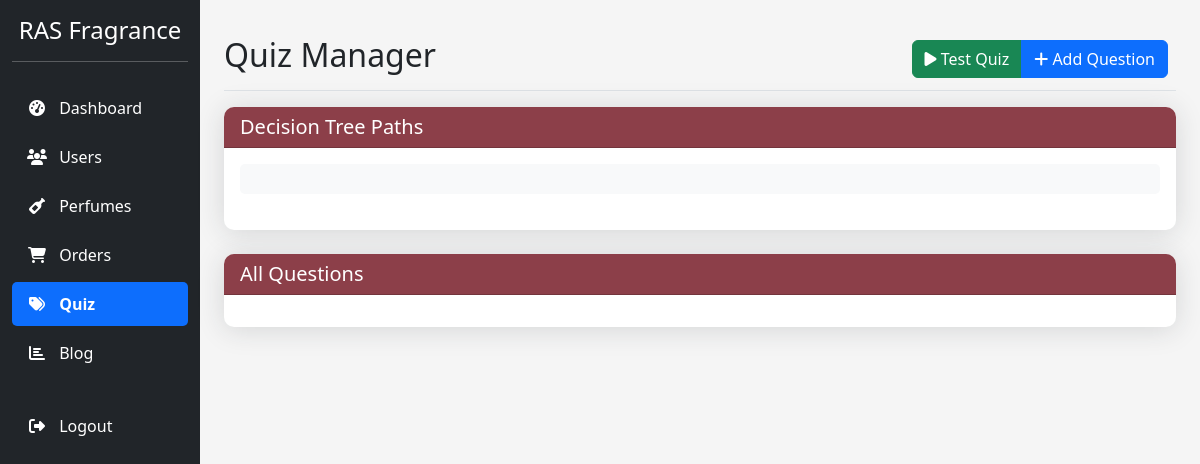
Page /manage_quiz.php on the earlier database version.
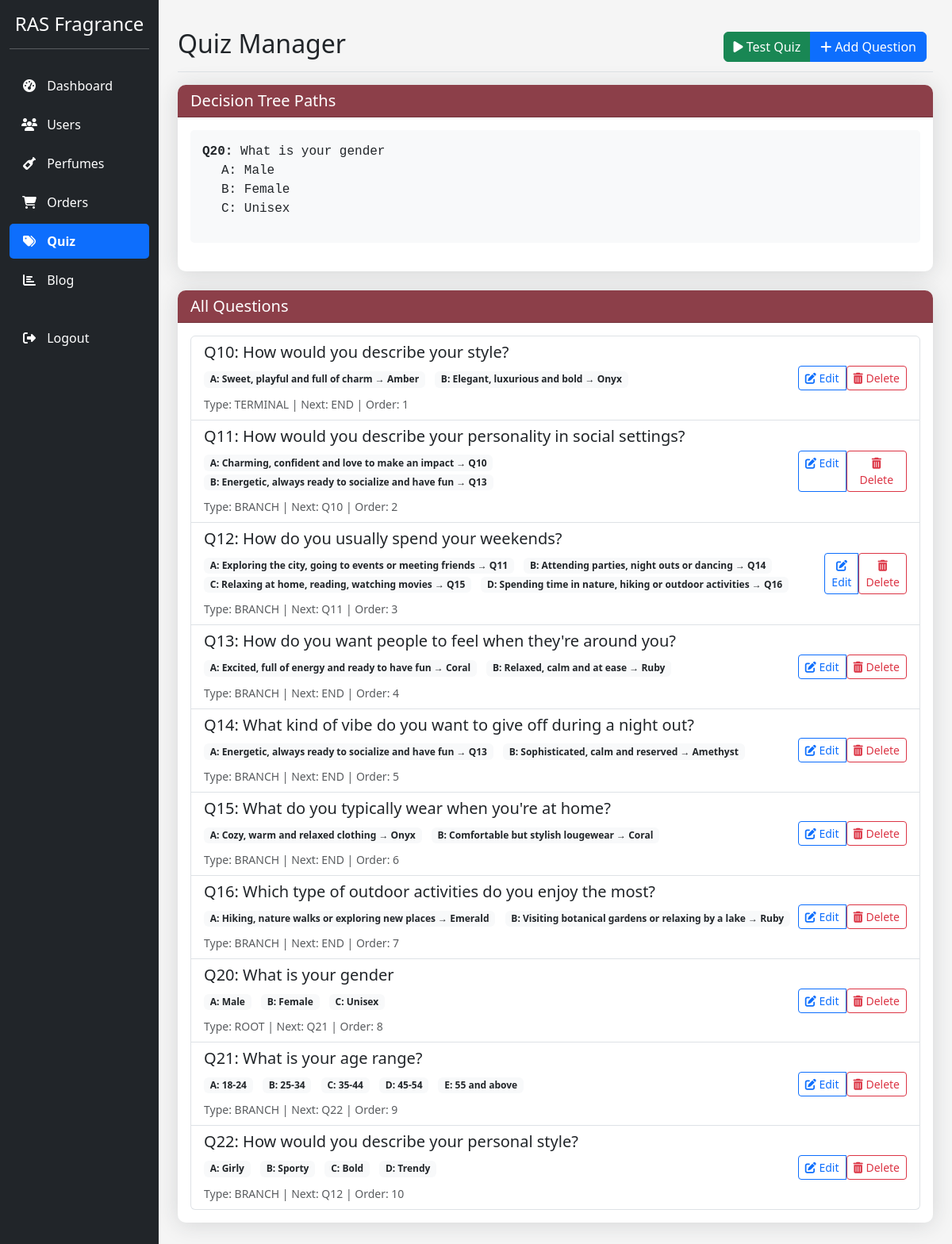
Same page on the later database version.
### tables this page shows
CREATE TABLE `perfume_quiz` (
  `id` int(11) NOT NULL,
  `question` text NOT NULL,
  `answers` longtext NOT NULL CHECK (json_valid(`answers`)),
  `is_active` tinyint(1) DEFAULT 1,
  `sort_order` int(11) DEFAULT 0,
  `question_type` enum('root','branch','terminal') DEFAULT 'branch',
  `next_question_id` int(11) DEFAULT NULL
);

### manage_quiz.php (the view, shortened to what the rows shown need)
<?php
require_once 'db_connection.php';
$questions = [];
$result = $conn->query("SELECT * FROM perfume_quiz ORDER BY sort_order");
if ($result) {
    while ($row = $result->fetch_assoc()) {
        $questions[] = $row;
    }
}
?>
<!DOCTYPE html>
<html lang="en">
<head>
    <link href="https://cdn.jsdelivr.net/npm/bootstrap@5.3.0/dist/css/bootstrap.min.css" rel="stylesheet">
    <link rel="stylesheet" href="https://cdnjs.cloudflare.com/ajax/libs/font-awesome/6.4.0/css/all.min.css">
</head>
<body>
    <div class="container-fluid">
        <div class="row">
            <main class="col-md-9 ms-sm-auto col-lg-10 px-md-4 main-content">
                <div class="d-flex justify-content-between flex-wrap flex-md-nowrap align-items-center pt-3 pb-2 mb-3 page-header">
                    <h1 class="h2"><?= isset($_GET['quiz']) ? 'Perfume Quiz' : 'Quiz Manager' ?></h1>
                </div>
                <?php if (isset($_GET['quiz'])): ?>
                    <div class="quiz-container" id="quiz-container">
                    </div>
                    <script>
                        document.addEventListener('DOMContentLoaded', function() {
                            const questions = <?= json_encode($questions) ?>;
                            let currentQuestion = questions.find(q => q.question_type === 'root');
                            if (!currentQuestion) {
                                document.getElementById('quiz-container').innerHTML = `
                                    <div class="alert alert-danger">
                                        No root question found. Please set a question as root type.
                                    </div>`;
                                return;
                            }
                            function loadQuestion(question) {
                                try {
                                    const answers = JSON.parse(question.answers);
                                    let answersHTML = '';
                                    for (const [key, answer] of Object.entries(answers)) {
                                        answersHTML += `
                                            <button onclick="handleAnswer('${key}')"
                                                    class="list-group-item list-group-item-action answer-btn">
                                                <strong>${key}.</strong> ${answer.text}
                                            </button>`;
                                    }
                                    document.getElementById('quiz-container').innerHTML = `
                                        <h3 class="mb-4">${question.question}</h3>
                                        <div class="list-group">
                                            ${answersHTML}
                                        </div>`;
                                } catch (e) {
                                    console.error('Error parsing answers:', e);
                                    showError('Error loading question format');
                                }
                            }
                            window.handleAnswer = function(answerKey) {
                                try {
                                    const answers = JSON.parse(currentQuestion.answers);
                                    const selectedAnswer = answers[answerKey];
                                    if (!selectedAnswer) {
                                        throw new Error(`Answer ${answerKey} not found`);
                                    }
                                    // Check for direct perfume result
                                    if (selectedAnswer.perfume) {
                                        showResult(selectedAnswer.perfume);
                                        return;
                                    }
                                    // Check for branch-specific next question
                                    if (selectedAnswer.next_question_id) {
                                        const nextQuestion = questions.find(q => q.id == selectedAnswer.next_question_id);
                                        if (nextQuestion) {
                                            currentQuestion = nextQuestion;
                                            loadQuestion(currentQuestion);
                                            return;
                                        }
                                    }
                                    // Fall back to default next question
                                    if (currentQuestion.next_question_id) {
                                        const nextQuestion = questions.find(q => q.id == currentQuestion.next_question_id);
                                        if (nextQuestion) {
                                            currentQuestion = nextQuestion;
                                            loadQuestion(currentQuestion);
                                            return;
                                        }
                                    }
                                    showCompletion();
                                } catch (e) {
                                    console.error('Error handling answer:', e);
                                    showError('Error processing your answer');
                                }
                            };
                            window.restartQuiz = function() {
                                currentQuestion = questions.find(q => q.question_type === 'root');
                                if (currentQuestion) {
                                    loadQuestion(currentQuestion);
                                }
                            };
                            function showResult(perfume) {
                                document.getElementById('quiz-container').innerHTML = `
                                    <div class="text-center">
                                        <h2 class="text-success">${perfume}</h2>
                                        <p class="lead">Your perfect fragrance match!</p>
                                        <button onclick="restartQuiz()" class="btn btn-primary">
                                            Start Over
                                        </button>
                                    </div>`;
                            }
                            function showCompletion() {
                                document.getElementById('quiz-container').innerHTML = `
                                    <div class="alert alert-info">
                                        Quiz completed! No further questions available.
                                    </div>
                                    <button onclick="restartQuiz()" class="btn btn-primary">
                                        Start Over
                                    </button>`;
                            }
                            function showError(message) {
                                document.getElementById('quiz-container').innerHTML = `
                                    <div class="alert alert-danger">
                                        ${message}. Please try again.
                                    </div>
                                    <button onclick="restartQuiz()" class="btn btn-primary">
                                        Restart Quiz
                                    </button>`;
                            }
                            // Start the quiz
                            loadQuestion(currentQuestion);
                        });
                    </script>
                <?php else: ?>
                    <div class="card mb-4">
                        <div class="card-body">
                            <div class="tree-path">
                                <?php
                                function renderQuestionPath($questionId, $questions, $indent = 0) {
                                    $question = $questions[array_search($questionId, array_column($questions, 'id'))] ?? null;
                                    $answers = json_decode($question['answers'], true);
                                    ?>
                                    <div class="mb-3" style="margin-left: <?= $indent * 20 ?>px;">
                                        <strong>Q<?= $question['id'] ?>:</strong> <?= $question['question'] ?>
                                        <?php foreach ($answers as $key => $a): ?>
                                            <div class="ms-4">
                                                <?= $key ?>: <?= $a['text'] ?>
                                            </div>
                                        <?php endforeach; ?>
                                    </div>
                                    <?php
                                }
                                $roots = array_filter($questions, fn($q) => $q['question_type'] == 'root');
                                foreach ($roots as $root) {
                                    renderQuestionPath($root['id'], $questions);
                                }
                                ?>
                            </div>
                        </div>
                    </div>
                    <div class="card">
                        <div class="card-body">
                            <div class="list-group">
                                <?php foreach ($questions as $q): ?>
                                    <div class="list-group-item">
                                        <div class="d-flex justify-content-between align-items-center">
                                            <div>
                                                <h5>Q<?= $q['id'] ?>: <?= htmlspecialchars($q['question']) ?></h5>
                                                <div class="mb-2">
                                                    <?php
                                                    $answers = json_decode($q['answers'], true);
                                                    foreach ($answers as $key => $a): ?>
                                                        <span class="badge bg-light text-dark me-2">
                                                            <?= $key ?>: <?= htmlspecialchars($a['text']) ?>
                                                            <?php if(!empty($a['perfume'])): ?>
                                                                → <?= htmlspecialchars($a['perfume']) ?>
                                                            <?php endif; ?>
                                                            <?php if(!empty($a['next_question_id'])): ?>
                                                                → Q<?= $a['next_question_id'] ?>
                                                            <?php endif; ?>
                                                        </span>
                                                    <?php endforeach; ?>
                                                </div>
                                                <small class="text-muted">
                                                    Type: <?= strtoupper($q['question_type']) ?> |
                                                    Next: <?= $q['next_question_id'] ? 'Q'.$q['next_question_id'] : 'END' ?> |
                                                    Order: <?= $q['sort_order'] ?>
                                                </small>
                                            </div>
                                            <div class="btn-group">
                                                <a href="#" class="btn btn-sm btn-outline-primary edit-question-btn"
                                                   data-id="<?= $q['id'] ?>"
                                                   data-question="<?= htmlspecialchars($q['question']) ?>"
                                                   data-answers='<?= $q['answers'] ?>'
                                                   data-type="<?= $q['question_type'] ?>"
                                                   data-next="<?= $q['next_question_id'] ?>"
                                                   data-order="<?= $q['sort_order'] ?>">
                                                   <i class="fas fa-edit"></i> Edit
                                                </a>
                                                <form method="post" class="d-inline" onsubmit="return confirm('Delete this question?')">
                                                    <button type="submit" class="btn btn-sm btn-outline-danger">
                                                        <i class="fas fa-trash-alt"></i> Delete
                                                    </button>
                                                </form>
                                            </div>
                                        </div>
                                    </div>
                                <?php endforeach; ?>
                            </div>
                        </div>
                    </div>
                <?php endif; ?>
            </main>
        </div>
    </div>
</body>
</html>

Differences in the rows shown:
added perfume_quiz: id "20", question "What is your gender", key "A", text "Male", key "B", text "Female", key "C", text "Unisex", question_type "ROOT", next_question "21", sort_order "8"
added perfume_quiz: id "10", question "How would you describe your style?", key "A", text "Sweet, playful and full of charm", perfume "Amber", key "B", text "Elegant, luxurious and bold", perfume "Onyx", question_type "TERMINAL", shows "END", sort_order "1", shown under "All Questions"
added perfume_quiz: id "11", question "How would you describe your personality in social settings?", key "A", text "Charming, confident and love to make an impact", next_question_id "10", key "B", text "Energetic, always ready to socialize and have fun", next_question_id "13", question_type "BRANCH", next_question "10", sort_order "2", shown under "All Questions"
added perfume_quiz: id "12", question "How do you usually spend your weekends?", key "A", text "Exploring the city, going to events or meeting friends", next_question_id "11", key "B", text "Attending parties, night outs or dancing", next_question_id "14", key "C", text "Relaxing at home, reading, watching movies", next_question_id "15", key "D", text "Spending time in nature, hiking or outdoor activities", next_question_id "16", question_type "BRANCH", next_question "11", sort_order "3", shown under "All Questions"
added perfume_quiz: id "13", question "How do you want people to feel when they're around you?", key "A", text "Excited, full of energy and ready to have fun", perfume "Coral", key "B", text "Relaxed, calm and at ease", perfume "Ruby", question_type "BRANCH", shows "END", sort_order "4", shown under "All Questions"
added perfume_quiz: id "14", question "What kind of vibe do you want to give off during a night out?", key "A", text "Energetic, always ready to socialize and have fun", next_question_id "13", key "B", text "Sophisticated, calm and reserved", perfume "Amethyst", question_type "BRANCH", shows "END", sort_order "5", shown under "All Questions"
added perfume_quiz: id "15", question "What do you typically wear when you're at home?", key "A", text "Cozy, warm and relaxed clothing", perfume "Onyx", key "B", text "Comfortable but stylish lougewear", perfume "Coral", question_type "BRANCH", shows "END", sort_order "6", shown under "All Questions"
added perfume_quiz: id "16", question "Which type of outdoor activities do you enjoy the most?", key "A", text "Hiking, nature walks or exploring new places", perfume "Emerald", key "B", text "Visiting botanical gardens or relaxing by a lake", perfume "Ruby", question_type "BRANCH", shows "END", sort_order "7", shown under "All Questions"
added perfume_quiz: id "21", question "What is your age range?", key "A", text "18-24", key "B", text "25-34", key "C", text "35-44", key "D", text "45-54", key "E", text "55 and above", question_type "BRANCH", next_question "22", sort_order "9", shown under "All Questions"
added perfume_quiz: id "22", question "How would you describe your personal style?", key "A", text "Girly", key "B", text "Sporty", key "C", text "Bold", key "D", text "Trendy", question_type "BRANCH", next_question "12", sort_order "10", shown under "All Questions"
